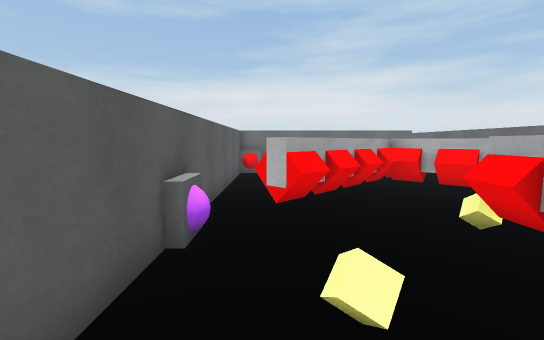
view 1 (above)

13 first-person views from a walk through a 3-D level made in the Unity game engine. The camera is 1.5 m above the floor, tilts 6° down and sees 90° across. Doors are open. The floor is counted in squares, 1 m on a side. Each view is taken from the middle of a square. On the plan, view 1 faces up. The plan holds only what a view shows up to about 14 squares ahead; the rest is blank. The place goes on beyond the plan. The player character is not drawn.

view 2
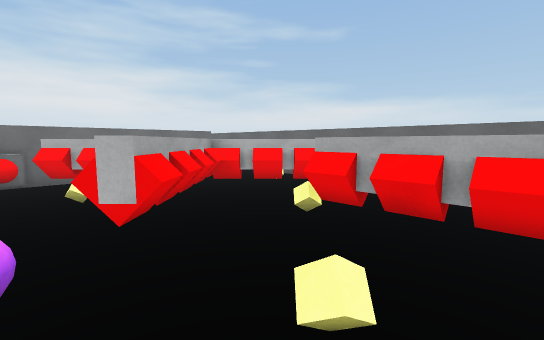

view 3
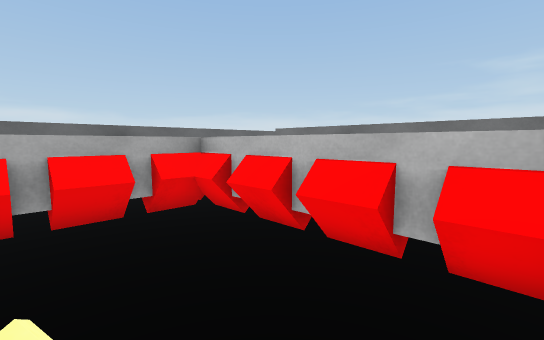

view 4
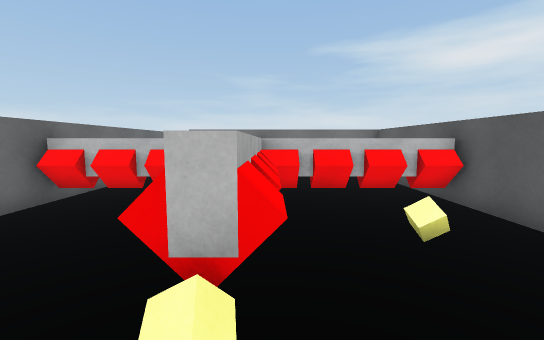

view 5
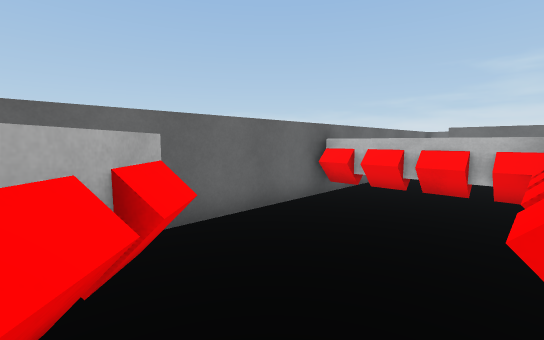

view 6
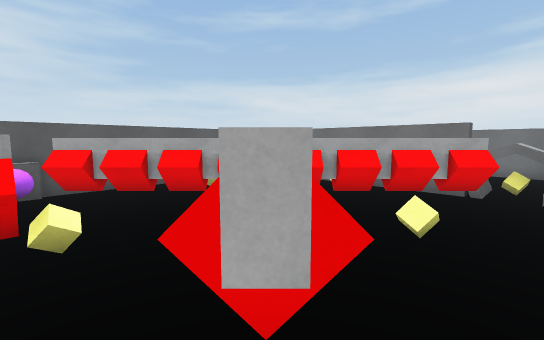

view 7
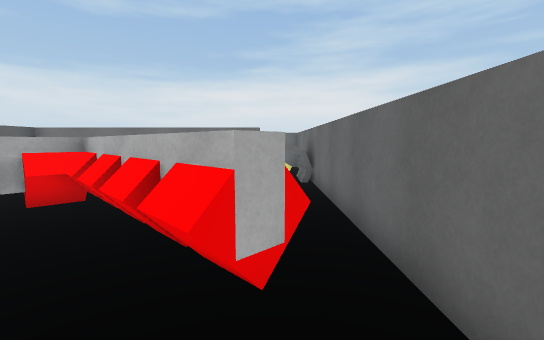

view 8
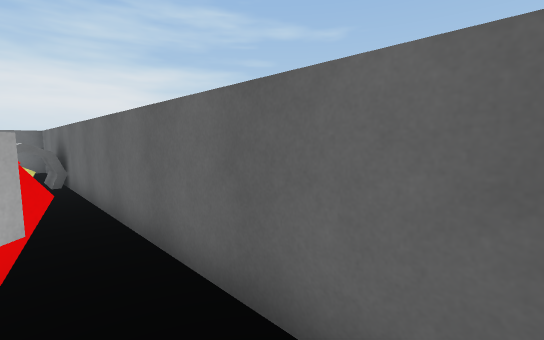

view 9
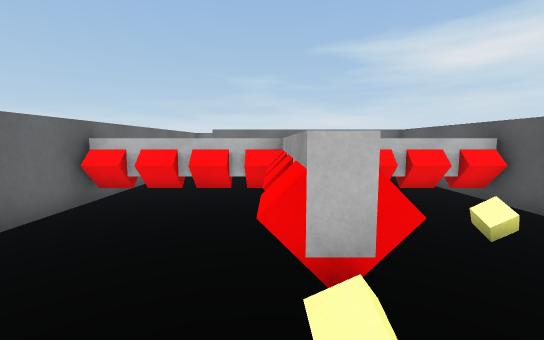

view 10
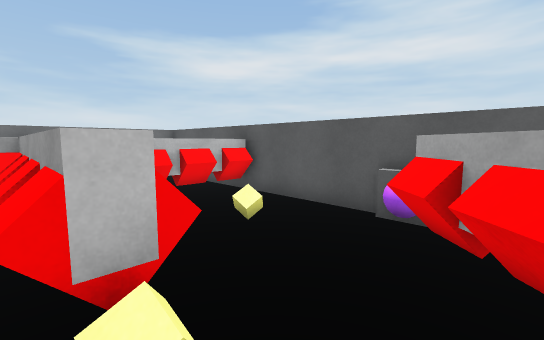

view 11
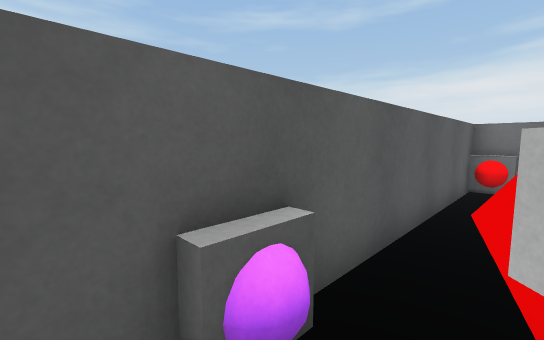

view 12
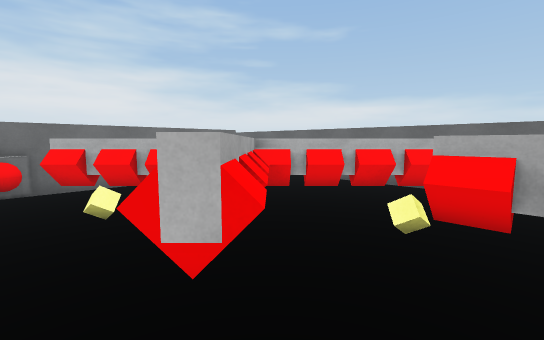

view 13
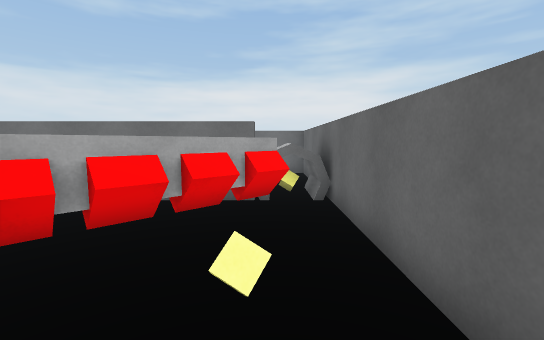

### Floor plan
Key: @ floor where view 1 was taken; # wall or solid block; . floor; ^ raised ledge; C red cube; T thing the floor can be seen under or through; Y yellow cube; O other object.
Columns run from 2 left of view 1 to 9 right of it. Each row starts with its distance up from view 1.
 15          ^^#
 14  O       ^^#
 13 #O#######^^#
 12 #O#     ##.#
 11 ###    ##C.#
 10        #C..#
  9       T....#
  8      TT..Y.#
  7    ##TTT...#
  6 #####..TT..#
  5 #O##....TT.#
  4 OO...TT....#
  3 #....TT....#
  2 #..Y.TT....#
  1 #....TT....#
  0 #C@..TT...C#
 -1 ############

Where each view was taken, in squares from view 1:
view 1: 0 up, 0 right, facing up
view 2: 1 up, 1 left, facing up-right
view 3: 2 up, 1 left, facing down-right
view 4: 6 up, 3 right, facing down
view 5: 6 up, 4 right, facing down-right
view 6: 4 up, 8 right, facing up-left
view 7: 3 up, 7 right, facing up
view 8: 2 up, 7 right, facing up-right
view 9: 6 up, 4 right, facing down
view 10: 6 up, 4 right, facing down-left
view 11: 3 up, 0 right, facing up-left
view 12: 3 up, 1 left, facing up-right
view 13: 6 up, 7 right, facing up
